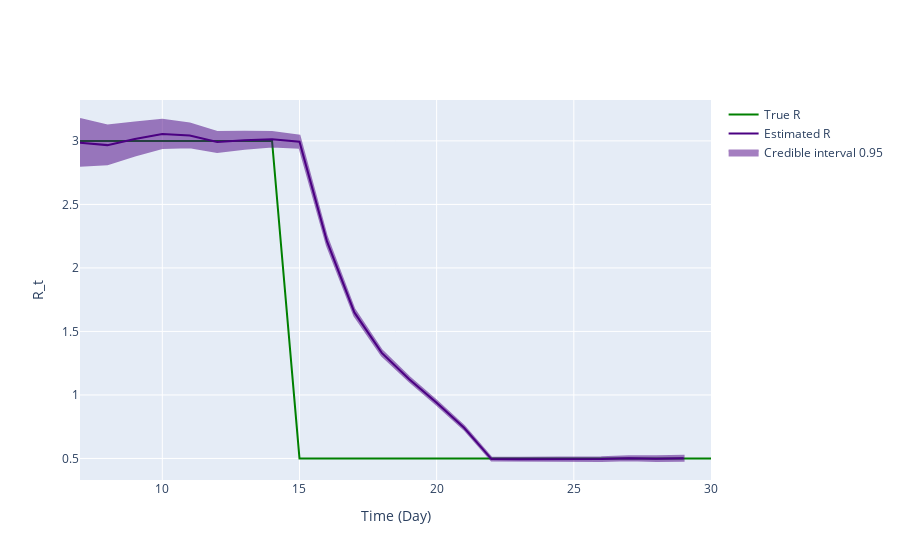

Source (notebook cell):
### Markdown cell above
## Inference plot using class method results

### Code cell
fig = ReproductionNumberPlot()

fig.add_ground_truth_rt(ground_truth)
fig.add_interval_rt(intervals)

fig.update_labels(time_label='Time (Day)', r_label='R_t')

fig.show_figure()

### Figure 1 — Plotly figure (JSON) as saved in the notebook; plotly's stock layout.template omitted (floating-point values rounded to 4 significant figures)
{"data": [{"line": {"color": "green"}, "mode": "lines", "name": "True R", "type": "scatter", "x": [7, 8, 9, 10, 11, 12, 13, 14, 15, 16, 17, 18, 19, 20, 21, 22, 23, 24, 25, 26, 27, 28, 29, 30], "y": [3, 3, 3, 3, 3, 3, 3, 3, 0.5, 0.5, 0.5, 0.5, 0.5, 0.5, 0.5, 0.5, 0.5, 0.5, 0.5, 0.5, 0.5, 0.5, 0.5, 0.5]}, {"line": {"color": "indigo"}, "mode": "lines", "name": "Estimated R", "type": "scatter", "x": [7, 8, 9, 10, 11, 12, 13, 14, 15, 16, 17, 18, 19, 20, 21, 22, 23, 24, 25, 26, 27, 28, 29], "y": [2.986, 2.967, 3.014, 3.055, 3.043, 2.991, 3.004, 3.013, 2.993, 2.211, 1.65, 1.331, 1.124, 0.938, 0.7418, 0.4951, 0.4944, 0.4946, 0.4936, 0.495, 0.5014, 0.4982, 0.5011]}, {"fill": "toself", "fillcolor": "indigo", "line": {"color": "indigo"}, "mode": "lines", "name": "Credible interval 0.95", "opacity": 0.5, "type": "scatter", "x": [7, 8, 9, 10, 11, 12, 13, 14, 15, 16, 17, 18, 19, 20, 21, 22, 23, 24, 25, 26, 27, 28, 29, 29, 28, 27, 26, 25, 24, 23, 22, 21, 20, 19, 18, 17, 16, 15, 14, 13, 12, 11, 10, 9, 8, 7], "y": [3.172, 3.121, 3.146, 3.167, 3.137, 3.07, 3.071, 3.069, 3.041, 2.246, 1.675, 1.351, 1.142, 0.9535, 0.7553, 0.5063, 0.506, 0.5071, 0.5074, 0.5102, 0.5182, 0.5166, 0.5212, 0.4813, 0.4802, 0.4849, 0.48, 0.4799, 0.4821, 0.4829, 0.484, 0.7283, 0.9226, 1.107, 1.311, 1.624, 2.176, 2.946, 2.956, 2.938, 2.913, 2.949, 2.944, 2.885, 2.817, 2.805]}], "layout": {"hovermode": "x unified", "xaxis": {"title": {"text": "Time (Day)"}}, "yaxis": {"title": {"text": "R_t"}}}}
